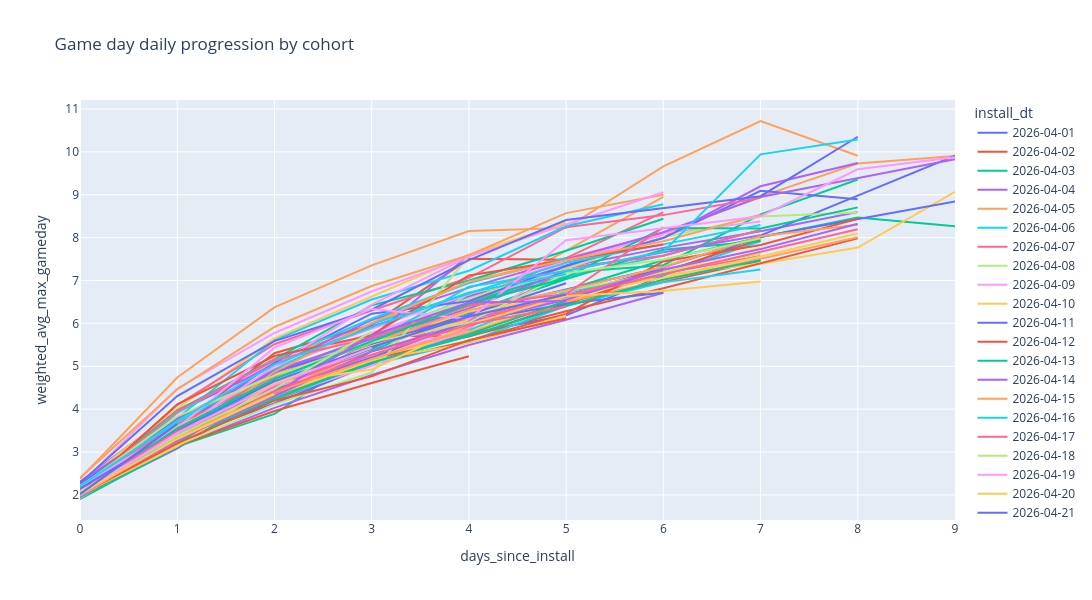

The cell this chart's notebook holds for it:
### Code cell
# hide-output
fig = px.line(game_day_agg, 
              x='days_since_install', 
              y='weighted_avg_max_gameday',
              color='install_dt',
              title='Game day daily progression by cohort',
              width=1200,
              height=600,
              hover_data={'weighted_avg_max_gameday': True, 'cohort_users': True},
              )


fig.show()
